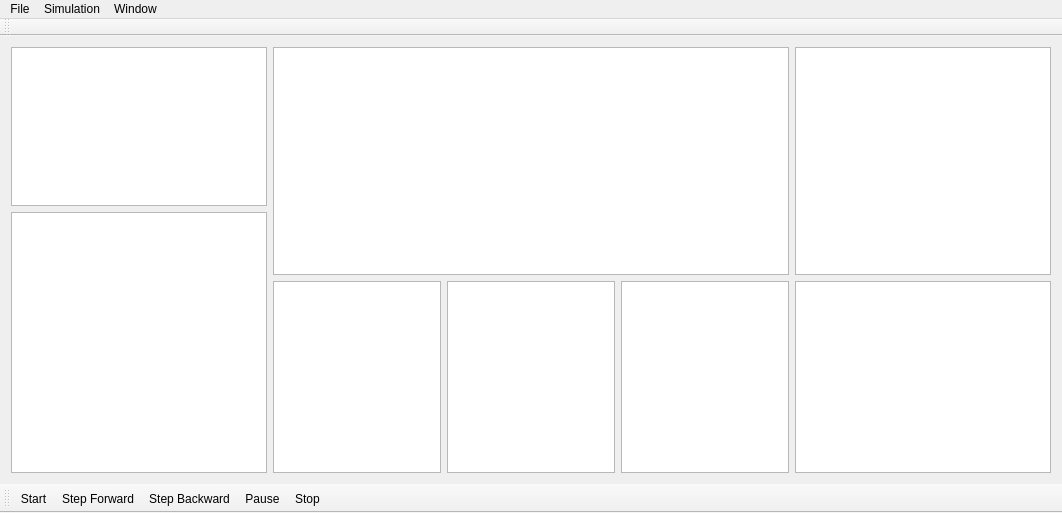
<?xml version="1.0" encoding="UTF-8"?>
<ui version="4.0">
 <class>MainWindow</class>
 <widget class="QMainWindow" name="MainWindow">
  <property name="geometry">
   <rect>
    <x>0</x>
    <y>0</y>
    <width>1062</width>
    <height>513</height>
   </rect>
  </property>
  <property name="windowTitle">
   <string>MainWindow</string>
  </property>
  <widget class="QWidget" name="centralWidget">
   <layout class="QHBoxLayout" name="horizontalLayout_2">
    <item>
     <layout class="QGridLayout" name="gridLayout">
      <item row="0" column="6" rowspan="5">
       <widget class="QListWidget" name="protoList">
        <property name="sizePolicy">
         <sizepolicy hsizetype="Minimum" vsizetype="Preferred">
          <horstretch>0</horstretch>
          <verstretch>0</verstretch>
         </sizepolicy>
        </property>
       </widget>
      </item>
      <item row="2" column="2" rowspan="4">
       <widget class="QListWidget" name="itemList">
        <property name="sizePolicy">
         <sizepolicy hsizetype="Fixed" vsizetype="Expanding">
          <horstretch>0</horstretch>
          <verstretch>0</verstretch>
         </sizepolicy>
        </property>
        <property name="midLineWidth">
         <number>10</number>
        </property>
       </widget>
      </item>
      <item row="5" column="6">
       <widget class="QTableWidget" name="tableWidget_2">
        <property name="sizePolicy">
         <sizepolicy hsizetype="Minimum" vsizetype="Minimum">
          <horstretch>0</horstretch>
          <verstretch>0</verstretch>
         </sizepolicy>
        </property>
       </widget>
      </item>
      <item row="0" column="2" rowspan="2">
       <widget class="QListWidget" name="toolList">
        <property name="sizePolicy">
         <sizepolicy hsizetype="Fixed" vsizetype="Expanding">
          <horstretch>0</horstretch>
          <verstretch>0</verstretch>
         </sizepolicy>
        </property>
        <property name="dragDropMode">
         <enum>QAbstractItemView::NoDragDrop</enum>
        </property>
        <property name="iconSize">
         <size>
          <width>0</width>
          <height>0</height>
         </size>
        </property>
        <property name="isWrapping" stdset="0">
         <bool>false</bool>
        </property>
        <property name="layoutMode">
         <enum>QListView::SinglePass</enum>
        </property>
        <property name="viewMode">
         <enum>QListView::ListMode</enum>
        </property>
       </widget>
      </item>
      <item row="0" column="3" rowspan="5" colspan="3">
       <widget class="QGraphicsView" name="graphicsView">
        <property name="sizePolicy">
         <sizepolicy hsizetype="Expanding" vsizetype="Expanding">
          <horstretch>0</horstretch>
          <verstretch>0</verstretch>
         </sizepolicy>
        </property>
        <property name="midLineWidth">
         <number>10</number>
        </property>
        <property name="horizontalScrollBarPolicy">
         <enum>Qt::ScrollBarAsNeeded</enum>
        </property>
        <property name="dragMode">
         <enum>QGraphicsView::RubberBandDrag</enum>
        </property>
       </widget>
      </item>
      <item row="5" column="5">
       <widget class="QTableWidget" name="packetTable">
        <property name="sizePolicy">
         <sizepolicy hsizetype="Expanding" vsizetype="Minimum">
          <horstretch>0</horstretch>
          <verstretch>0</verstretch>
         </sizepolicy>
        </property>
        <property name="editTriggers">
         <set>QAbstractItemView::AnyKeyPressed|QAbstractItemView::DoubleClicked|QAbstractItemView::EditKeyPressed</set>
        </property>
       </widget>
      </item>
      <item row="5" column="3">
       <widget class="QListView" name="actDevList">
        <property name="sizePolicy">
         <sizepolicy hsizetype="Expanding" vsizetype="Minimum">
          <horstretch>0</horstretch>
          <verstretch>0</verstretch>
         </sizepolicy>
        </property>
        <property name="editTriggers">
         <set>QAbstractItemView::AnyKeyPressed|QAbstractItemView::DoubleClicked|QAbstractItemView::EditKeyPressed|QAbstractItemView::SelectedClicked</set>
        </property>
        <property name="alternatingRowColors">
         <bool>true</bool>
        </property>
        <property name="resizeMode">
         <enum>QListView::Fixed</enum>
        </property>
       </widget>
      </item>
      <item row="5" column="4">
       <widget class="QListView" name="packetList">
        <property name="sizePolicy">
         <sizepolicy hsizetype="Expanding" vsizetype="Minimum">
          <horstretch>0</horstretch>
          <verstretch>0</verstretch>
         </sizepolicy>
        </property>
        <property name="editTriggers">
         <set>QAbstractItemView::AnyKeyPressed|QAbstractItemView::DoubleClicked|QAbstractItemView::EditKeyPressed</set>
        </property>
       </widget>
      </item>
     </layout>
    </item>
   </layout>
  </widget>
  <widget class="QMenuBar" name="menuBar">
   <property name="geometry">
    <rect>
     <x>0</x>
     <y>0</y>
     <width>1062</width>
     <height>25</height>
    </rect>
   </property>
   <widget class="QMenu" name="menuSimulation">
    <property name="title">
     <string>Simulation</string>
    </property>
    <addaction name="actionStart"/>
    <addaction name="actionStepForward"/>
    <addaction name="actionStepBackward"/>
    <addaction name="actionPause"/>
    <addaction name="actionStop"/>
    <addaction name="separator"/>
   </widget>
   <widget class="QMenu" name="menuWindow">
    <property name="title">
     <string>Window</string>
    </property>
   </widget>
   <widget class="QMenu" name="menuFile">
    <property name="title">
     <string>File</string>
    </property>
    <addaction name="actionExit"/>
   </widget>
   <addaction name="menuFile"/>
   <addaction name="menuSimulation"/>
   <addaction name="menuWindow"/>
  </widget>
  <widget class="QToolBar" name="mainToolBar">
   <attribute name="toolBarArea">
    <enum>TopToolBarArea</enum>
   </attribute>
   <attribute name="toolBarBreak">
    <bool>false</bool>
   </attribute>
  </widget>
  <widget class="QToolBar" name="toolBar">
   <property name="cursor">
    <cursorShape>PointingHandCursor</cursorShape>
   </property>
   <property name="windowTitle">
    <string>toolBar</string>
   </property>
   <property name="layoutDirection">
    <enum>Qt::LeftToRight</enum>
   </property>
   <attribute name="toolBarArea">
    <enum>BottomToolBarArea</enum>
   </attribute>
   <attribute name="toolBarBreak">
    <bool>false</bool>
   </attribute>
   <addaction name="actionStart"/>
   <addaction name="actionStepForward"/>
   <addaction name="actionStepBackward"/>
   <addaction name="actionPause"/>
   <addaction name="actionStop"/>
  </widget>
  <action name="actionStart">
   <property name="icon">
    <iconset resource="icons/res.qrc">
     <normaloff>:/start.ico</normaloff>:/start.ico</iconset>
   </property>
   <property name="text">
    <string>Start</string>
   </property>
   <property name="shortcut">
    <string>Ctrl+S</string>
   </property>
  </action>
  <action name="actionStepForward">
   <property name="icon">
    <iconset resource="icons/res.qrc">
     <normaloff>:/forward.ico</normaloff>:/forward.ico</iconset>
   </property>
   <property name="text">
    <string>Step Forward</string>
   </property>
   <property name="shortcut">
    <string>Ctrl+F</string>
   </property>
  </action>
  <action name="actionStepBackward">
   <property name="icon">
    <iconset resource="icons/res.qrc">
     <normaloff>:/back.ico</normaloff>:/back.ico</iconset>
   </property>
   <property name="text">
    <string>Step Backward</string>
   </property>
   <property name="shortcut">
    <string>Ctrl+B</string>
   </property>
  </action>
  <action name="actionStop">
   <property name="icon">
    <iconset resource="icons/res.qrc">
     <normaloff>:/stop.ico</normaloff>:/stop.ico</iconset>
   </property>
   <property name="text">
    <string>Stop</string>
   </property>
   <property name="shortcut">
    <string>Ctrl+S</string>
   </property>
  </action>
  <action name="actionPause">
   <property name="icon">
    <iconset resource="icons/res.qrc">
     <normaloff>:/pause.ico</normaloff>:/pause.ico</iconset>
   </property>
   <property name="text">
    <string>Pause</string>
   </property>
   <property name="toolTip">
    <string>Pause</string>
   </property>
   <property name="shortcut">
    <string>Ctrl+P</string>
   </property>
  </action>
  <action name="actionExit">
   <property name="icon">
    <iconset resource="icons/res.qrc">
     <normaloff>:/exit.ico</normaloff>:/exit.ico</iconset>
   </property>
   <property name="text">
    <string>Exit</string>
   </property>
   <property name="shortcut">
    <string>Ctrl+Q</string>
   </property>
  </action>
 </widget>
 <layoutdefault spacing="6" margin="11"/>
 <resources>
  <include location="icons/res.qrc"/>
 </resources>
 <connections/>
</ui>
